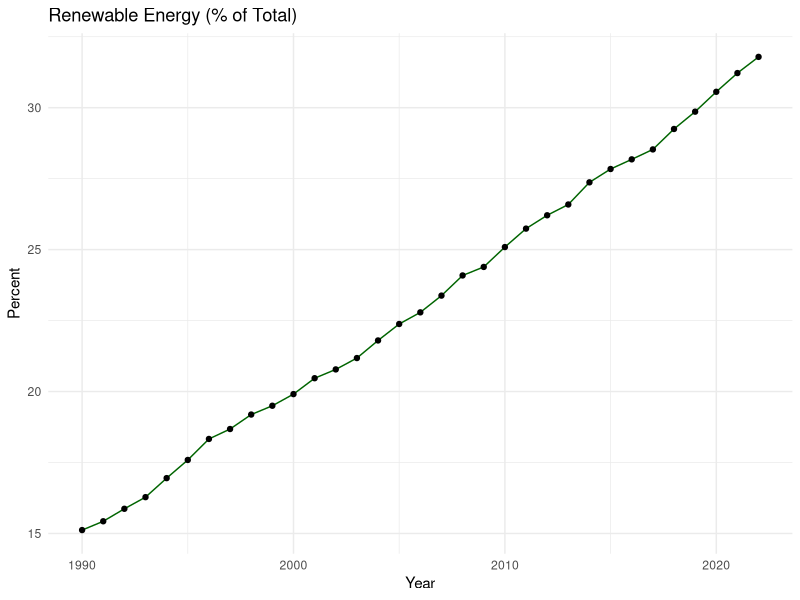
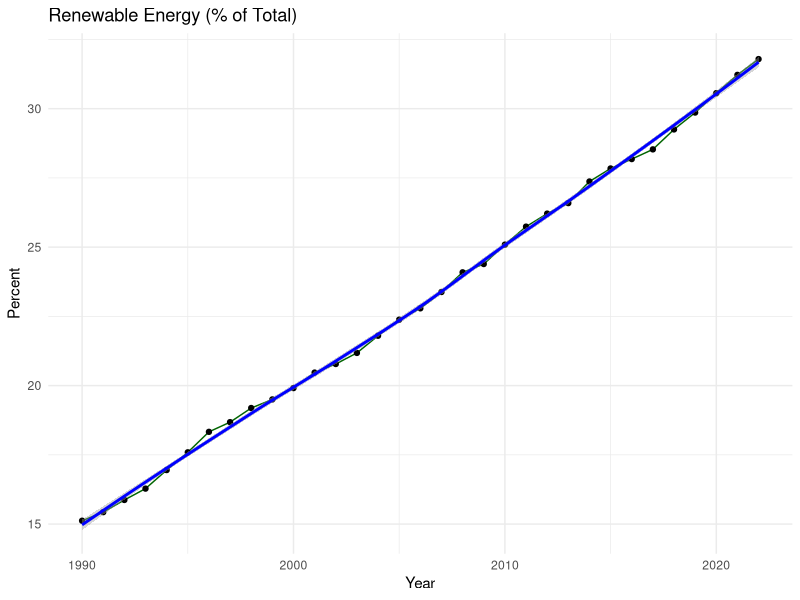
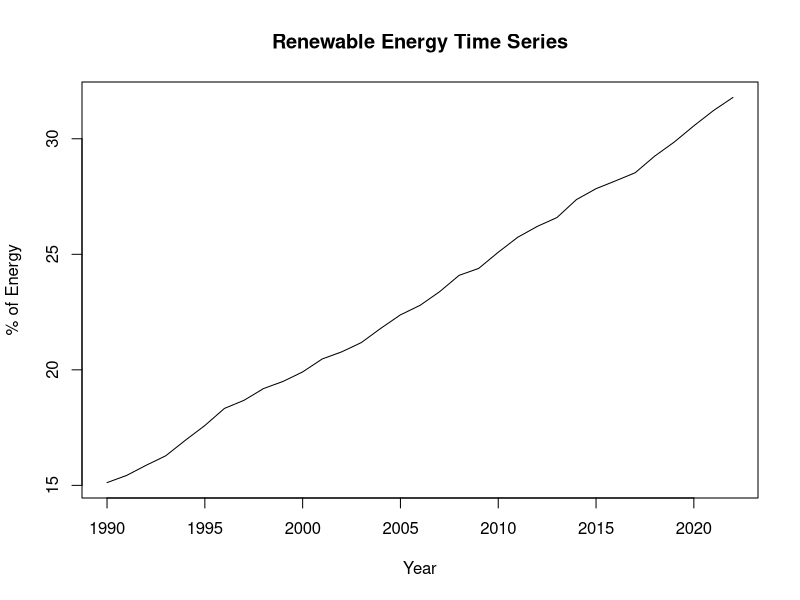
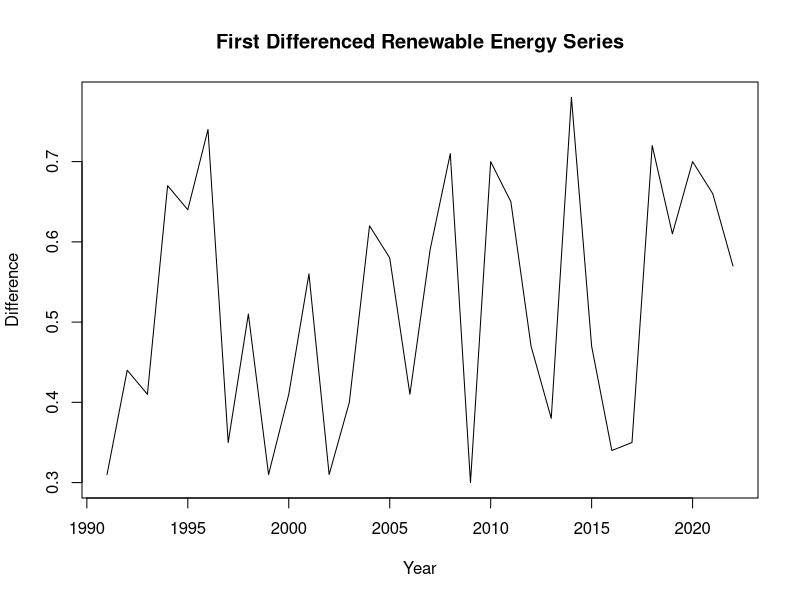
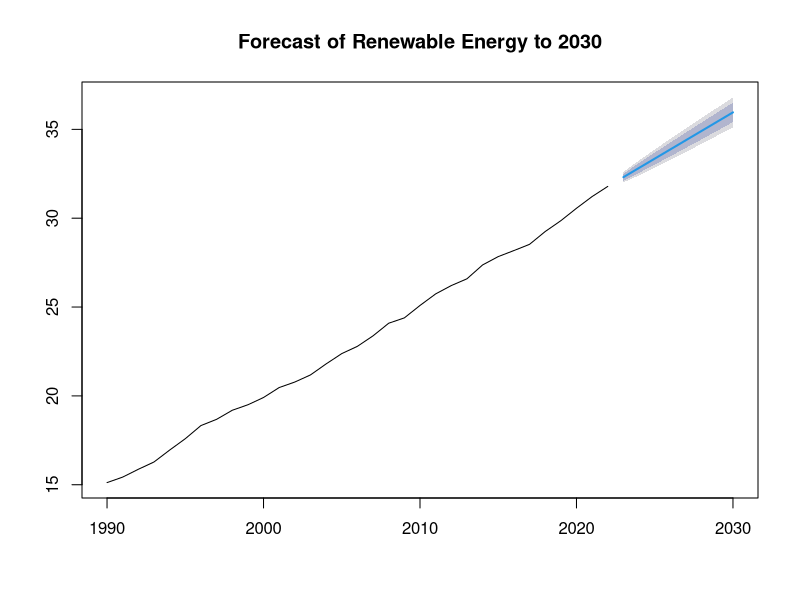
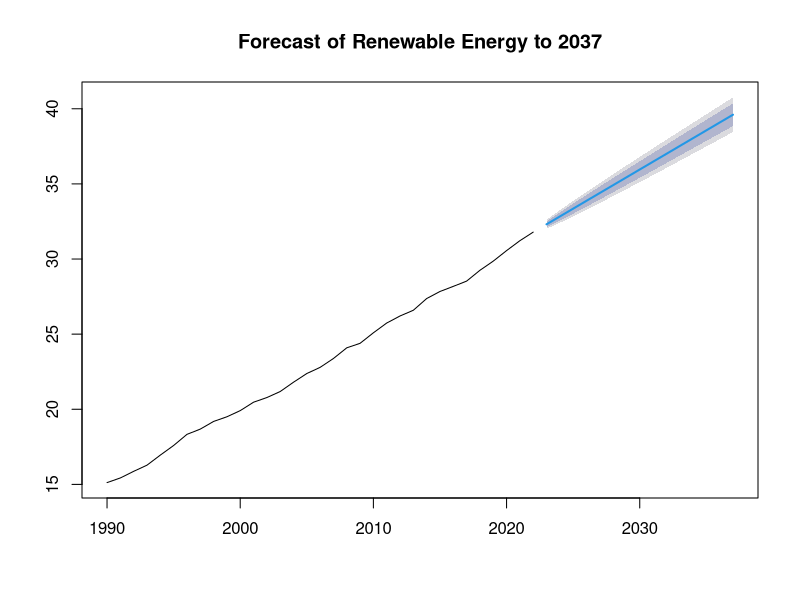
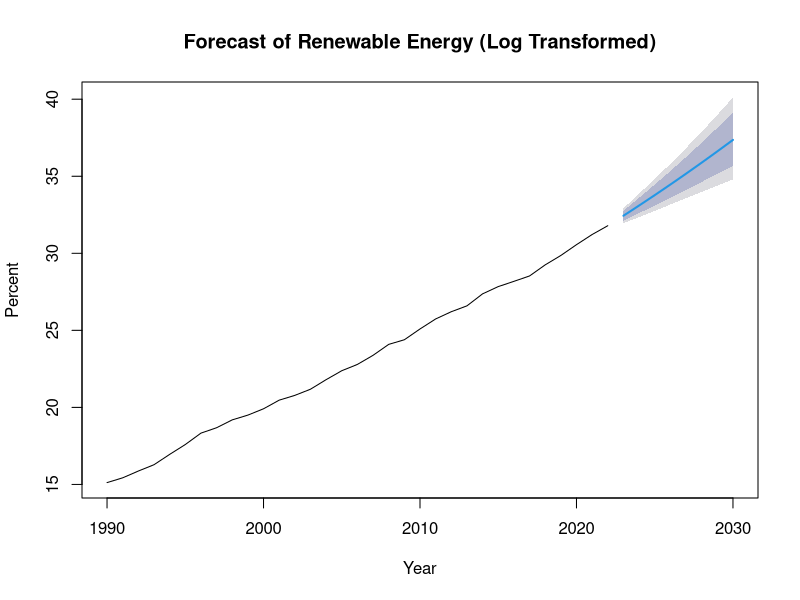
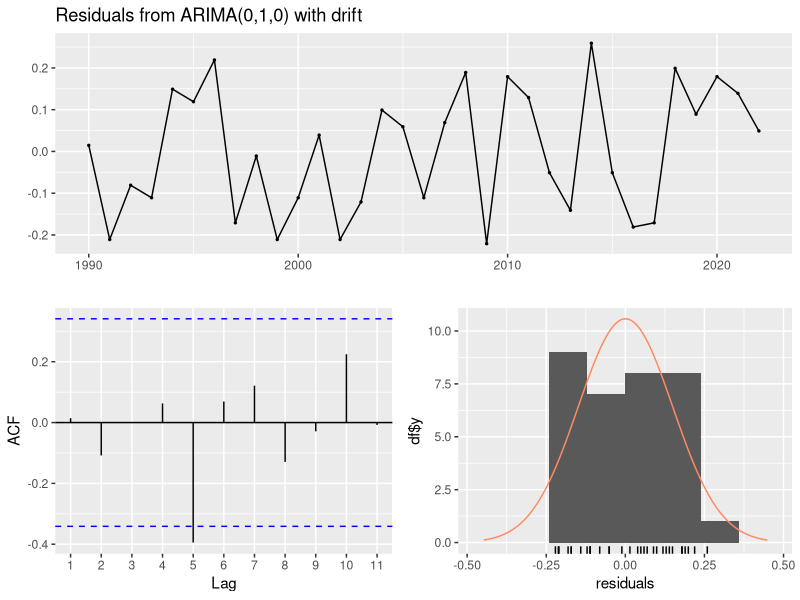

Write the R code that produced these figures, in order.
library(ggplot2)

# Step 1: load and inspect the data
data <- read.csv("sdg7_renewable_energy_percent.csv")
head(data)
summary(data)

# Step 2: visualize the raw trend
ggplot(data, aes(x = Year, y = Renewable_Energy_Percent)) +
  geom_line(color = "darkgreen") +
  geom_point() +
  labs(title = "Renewable Energy (% of Total)", y = "Percent", x = "Year") +
  theme_minimal()

# with smooth line
ggplot(data, aes(x = Year, y = Renewable_Energy_Percent)) +
  geom_line(color = "darkgreen") +
  geom_point() +
  geom_smooth(method = "loess", se = TRUE, color = "blue") +
  labs(title = "Renewable Energy (% of Total)", y = "Percent", x = "Year") +
  theme_minimal()

# Step 3: create a time series object
ts_data <- ts(data$Renewable_Energy_Percent, start = 1990, frequency = 1)
plot(ts_data, main = "Renewable Energy Time Series", ylab = "% of Energy", xlab = "Year")

# Step 4: check for stationarity
install.packages("tseries")
library(tseries)

adf.test(ts_data)

# first difference if non-stationary
diff_ts <- diff(ts_data)
plot(diff_ts, main = "First Differenced Renewable Energy Series", ylab = "Difference", xlab = "Year")
adf.test(diff_ts)

# Step 5: fit ARIMA model
install.packages("forecast")
library(forecast)

model <- auto.arima(ts_data)
summary(model)

# Step 6: forecast to 2030
forecasted <- forecast(model, h = 8)
plot(forecasted, main = "Forecast of Renewable Energy to 2030")
print(forecasted)

# confidence intervals for 2030
lo_80 <- forecasted$lower[8, "80%"]
hi_80 <- forecasted$upper[8, "80%"]
lo_95 <- forecasted$lower[8, "95%"]
hi_95 <- forecasted$upper[8, "95%"]

cat("2030 80% Confidence Interval:", round(lo_80, 2), "% to", round(hi_80, 2), "%\n")
cat("2030 95% Confidence Interval:", round(lo_95, 2), "% to", round(hi_95, 2), "%\n")

# Step 7: extend horizon to 15 years
forecasted <- forecast(model, h = 15)
plot(forecasted, main = "Forecast of Renewable Energy to 2037")

# log transformation
log_ts <- log(ts_data)
log_model <- auto.arima(log_ts)
summary(log_model)

log_forecast <- forecast(log_model, h = 8)
forecast_original <- log_forecast
forecast_original$mean <- exp(log_forecast$mean)
forecast_original$lower <- exp(log_forecast$lower)
forecast_original$upper <- exp(log_forecast$upper)
forecast_original$x <- exp(log_forecast$x)

plot(forecast_original, main = "Forecast of Renewable Energy (Log Transformed)",
     ylab = "Percent", xlab = "Year")

checkresiduals(model)

# Step 8: enhanced ggplot2 visualization
forecasted <- forecast(model, h = 8)

forecast_df <- data.frame(
  Year = 2023:2030,
  Forecast = as.numeric(forecasted$mean),
  Lower = as.numeric(forecasted$lower[,2]),
  Upper = as.numeric(forecasted$upper[,2])
)

ggplot() +
  geom_line(data = data, aes(x = Year, y = Renewable_Energy_Percent), color = "darkgreen") +
  geom_line(data = forecast_df, aes(x = Year, y = Forecast), color = "blue") +
  geom_ribbon(data = forecast_df, aes(x = Year, ymin = Lower, ymax = Upper), alpha = 0.3) +
  labs(title = "Forecast of Renewable Energy Usage", y = "% Renewable", x = "Year") +
  theme_minimal()

# Step 9: what-if scenarios
years <- 2023:2030
growth_boost <- 2 * (1:length(years))
accelerated_forecast <- as.numeric(forecasted$mean) + growth_boost

scenario_df <- data.frame(
  Year = years,
  Baseline = as.numeric(forecasted$mean),
  Accelerated = accelerated_forecast,
  Lower_95 = as.numeric(forecasted$lower[, 2]) + growth_boost,
  Upper_95 = as.numeric(forecasted$upper[, 2]) + growth_boost
)

ggplot() +
  geom_line(data = data, aes(x = Year, y = Renewable_Energy_Percent, color = "Historical"), linewidth = 1) +
  geom_line(data = scenario_df, aes(x = Year, y = Baseline, color = "Baseline Forecast"), linewidth = 1, linetype = "dashed") +
  geom_line(data = scenario_df, aes(x = Year, y = Accelerated, color = "Policy Acceleration (+2%/yr)"), linewidth = 1) +
  geom_ribbon(data = scenario_df, aes(x = Year, ymin = Lower_95, ymax = Upper_95), fill = "orange", alpha = 0.15) +
  scale_color_manual(values = c("Historical" = "darkgreen", "Baseline Forecast" = "blue", "Policy Acceleration (+2%/yr)" = "orange")) +
  labs(title = "Renewable Energy Projections: Baseline vs. Policy Acceleration Scenario",
       y = "% Renewable", x = "Year", color = "Scenario") +
  theme_minimal()

print(tail(scenario_df, 1))
